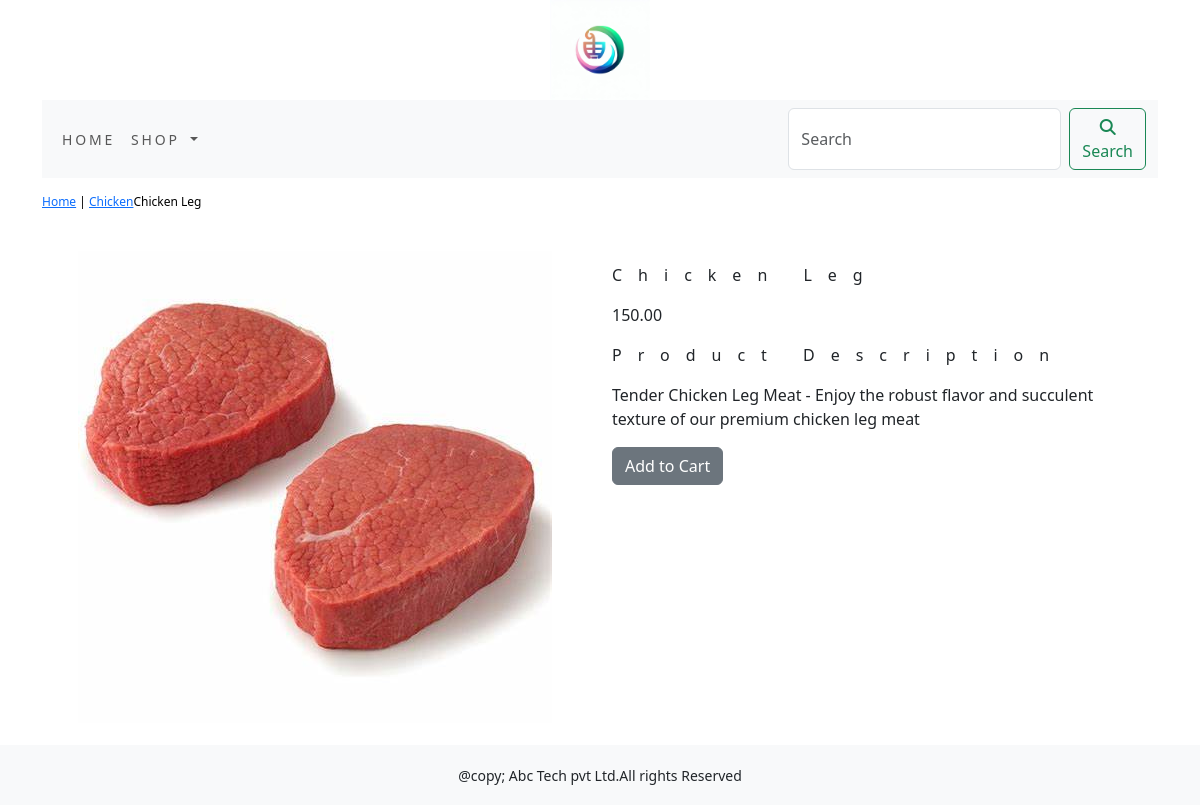
The page /shop/chicken/chicken-leg/ on the database its author committed.
### shop/models.py (models this page shows, shortened)
class Product(models.Model):
    name = models.CharField(max_length=250, unique=True)
    slug = models.SlugField(max_length=250, unique=True)
    description = models.TextField(blank=True)
    price = models.DecimalField(max_digits=10,decimal_places=2)
    category = models.ForeignKey(Category,on_delete=models.CASCADE)
    image = models.ImageField(upload_to='product', blank=True)
    stock = models.IntegerField()
    available = models.BooleanField(default=True)
    created = models.DateTimeField(auto_now_add=True)
    updated = models.DateTimeField(auto_now=True)
    class Meta:
        ordering = ('name',)
        verbose_name = 'product'
        verbose_name_plural = 'products'

class Category(models.Model):
    name = models.CharField(max_length=250, unique=True)
    slug = models.SlugField(max_length=250, unique=True)
    description = models.TextField(blank=True)
    image = models.ImageField(upload_to='category', blank=True)
    class Meta:
        ordering = ('name',)
        verbose_name = 'category'
        verbose_name_plural = 'categories'
    def get_url(self):
        return reverse('shop:products_by_category', args=[self.slug])
    def __str__(self):
        return '{}'.format(self.name)

### shop/views.py (the view)
# urls.py: path('<slug:c_slug>/<slug:product_slug>/', views.proDetail, name="prodCatdetail"),
def proDetail(request, c_slug, product_slug):
    try:
        product = Product.objects.get(category__slug=c_slug, slug=product_slug)
    except Exception as e:
        raise e
    return render(request, 'product.html', {'product': product})

### cart/context_processors.py (called while the page is built)
def counter(request):
    item_count = 0
    if 'admin' in request.path:
        return {}
    else:
        try:
            cart = Cart.objects.filter(cart_id=_cart_id(request))
            car_items = CartItem.objects.all().filter(cart=cart[:1])
            for cart_item in car_items:
                item_count += cart_item.quantity
        except Cart.DoesNotExist:
            item_count = 0
    return dict(item_count=item_count)

### cart/views.py (called while the page is built)
def _cart_id(request):
    cart = request.session.session_key
    if not cart:
        cart = request.session.create()
    return cart

### shop/context_processors.py (called while the page is built)
def menu_links(requests):
    links = Category.objects.all()
    return dict(links=links)

### templates/product.html (shortened to what this page needs)
{% extends 'base.html' %}
{% load static %}
{% block content %}
<div class="row my_prod_row_class">
    <div class="mx_auto">
        <p><a href="{% url 'shop:allProdCat' %}">Home</a> | <a href="{{product.category.get_url}}">{{product.category}}</a>{{product.name}}</p>
    </div>
<div class="container">
<br>
<div class="row">
    <div class="col-12 col-sm-12 col-md-12 col-lg-6 text-center">
        <div style="min-width:18rem;">
            <img src="{{product.image.url}}" alt="{{product.name}}">
        </div>
    </div>
        <div class="col-12 col-sm-12 col-md-12 col-lg-6 ">
            <div>
            <h1 class="my_prod_title">{{product.name}}</h1>
            <p>{{product.price}}</p>
            <p class="my_title">Product Description</p>
            <p class="text-justify my_prod_text">{{product.description}}</p>
            {% if product.stock <= 0 %}
            <p class="text-justify my_prod_text"><b>Out of Stock</b></p>
            {% else %}
            <a class="btn btn-secondary" href="{% url 'cart:add_cart' product.id %}">Add to Cart</a>
            {% endif %}
        </div>
    </div>
</div>
</div>
</div>
{% endblock %}

### static/css/docs.css (style rules this page uses)
:root { --bs-breakpoint-xs: 0;--bs-breakpoint-sm: 576px;--bs-breakpoint-md: 768px;--bs-breakpoint-lg: 992px;--bs-breakpoint-xl: 1200px;--bs-breakpoint-xxl: 1400px }
:root,[data-bs-theme="light"] { --bd-purple: #4c0bce;--bd-violet: #712cf9;--bd-accent: #ffe484;--bd-violet-rgb: 112.520718,44.062154,249.437846;--bd-accent-rgb: 255,228,132;--bd-pink-rgb: 214,51,132;--bd-teal-rgb: 32,201,151;--bd-violet-bg: var(--bd-violet);--bd-toc-color: var(--bd-violet);--bd-sidebar-link-bg: rgba(var(--bd-violet-rgb), .1);--bd-callout-link: 10,88,202;--bd-callout-code-color: #ab296a;--bd-pre-bg: var(--bs-tertiary-bg) }
:root { --docsearch-primary-color: var(--bd-violet);--docsearch-logo-color: var(--bd-violet) }
:root,[data-bs-theme="light"] { --base02: #c8c8fa;--base03: #565c64;--base04: #666;--base05: #333;--base06: #fff;--base07: #13795b;--base08: #c6303e;--base09: #087990;--base0A: #6f42c1;--base0B: #084298;--base0C: #084298;--base0D: #6f42c1;--base0E: #ab296a;--base0F: #333 }

### static/css/custom.css (style rules this page uses)
body { font-family: 'Roboto Condensed', sans-serif; }
.my_title { font-size : 16px; text_transform : uppercase; letter-spacing : 1em; }
.my_prod_row_class { padding-top : 15px; padding-bottom : 20px; }
.my_prod_row_class .mx_auto { color : #000; font-size : 12px; text-decoration : none; }
.my_prod_title { font-size : 16px; text_transform : uppercase; letter-spacing : 1em; padding-top : 15px; padding-bottom : 10px; }
.my_prod_text { padding-right : 20px; }

### rows shown on the page
Product: category "Chicken", name "Chicken Leg", image (picture), price "150.00", description "Tender Chicken Leg Meat - Enjoy the robust flavor and succulent texture of our premium chicken leg meat"
